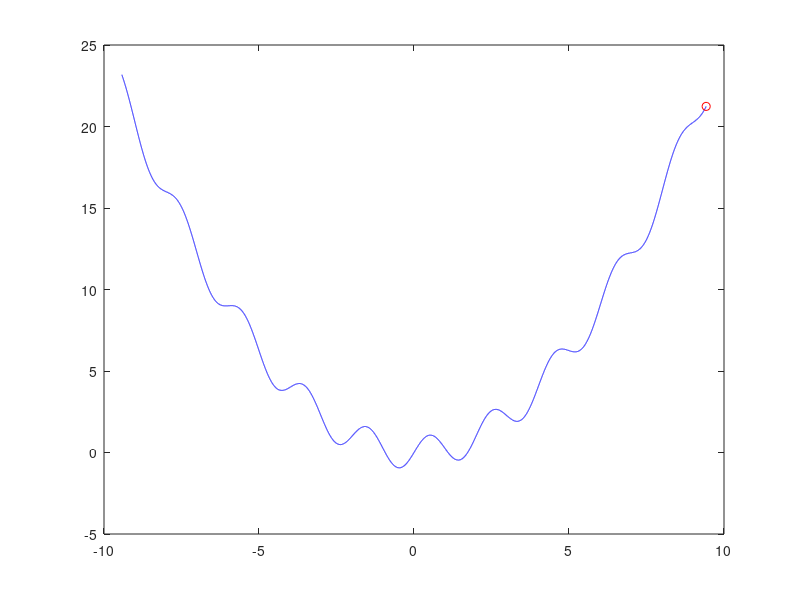

Recreate this plot in MATLAB. (Note: this script raises an error after producing the figure.)
close all
clear;

% define function
% f   = @(x) x.^2 + sin(pi*x);
% df  = @(x) 2*x + pi*cos(pi*x);
% ddf = @(x) 2 - pi*pi*sin(pi*x);
f   = @(x) 1/4 * x.^2 + sin(pi*x);
df  = @(x) 1/2 * x + pi*cos(pi*x);
ddf = @(x) 1/2 - pi*pi*sin(pi*x);

% define plot domain/space
X   = -3*pi:0.001:3*pi;
Y   = f(X);
% dX  = df(X);
% ddX = ddf(X);

% define problem hyperparams
te = 0.0001;
tc = 0.00001;
lri = 1;
momentum = 0.9;
x0 = 3*pi;

figure('Position', [0 0 512 384]);
file = 'anim.gif';
s = 5;

x = x0;
y = f(x);
Xs = repmat(x, 1, s);
Ys = repmat(y, 1, s);
dx = 0;

stop = 0;
i = 0;
turn = 0;
max_turn = 3;
while (~stop)
    % solve the problem
    i = i + 1;
    lr = lri / 1;
    dx  = dx * momentum + df(x) * (1 - momentum);
    ddx = ddf(x);
    x = x - lr * (dx);
    y = f(x);
    
    % show up
    Xs = [Xs(2:s) x];
    Ys = [Ys(2:s) y];
    clf('reset');
    plot(X, Y, 'Color', 'b');
    hold on;
%     plot(X, ddX, 'Color', 'm');
    for j = 1:s
        pl = scatter(Xs(j), Ys(j), 'o', 'MarkerEdgeColor', 'r');
        pl.MarkerEdgeAlpha = j^2/s^2;
    end
    grid on;
    set(gcf,'color','w');
    xlabel(['lr = ' num2str(lr) '; momentum = ' num2str(momentum) '; x_0 = ' num2str(x0) '; dd = ' num2str(ddx)]);
    frame(i) = getframe(gcf);
%     pause(0.1);
    
    % stopping condition
    stop = (sum(abs(Xs(s) - Xs)) < s * tc);
    if (stop)
        turn = turn + 1;
        
    end
    if (turn < max_turn)
        stop = 0;
    end
end
hold off;

% save animation to file
for i = 1:length(frame)
    [imind,cm] = rgb2ind(frame(i).cdata,256);
    if i == 1 
        imwrite(imind,cm,file,'gif', 'Loopcount',inf,'DelayTime',0.0333); 
    else 
        imwrite(imind,cm,file,'gif','WriteMode','append','DelayTime',0.0333); 
    end 
end